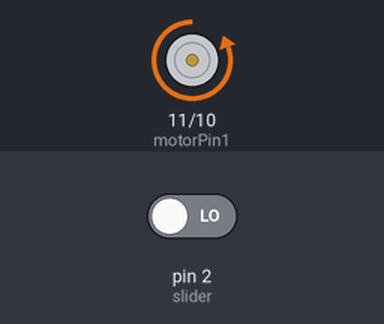
This sketch was run on a simulated Arduino Uno, built with avr-gcc and run on an emulated ATmega328P. On the bench: motor-driver pin pairs drawn as motors (green arrow = first pin HIGH = forward, orange = second pin HIGH = backward, longer = more drive). The inputs (shaded band) are chosen by the test bench; at power-on: pin 2 (slider) LOW.

Above: at 2.8 s.
2.9 s: pin 2 (slider) driven HIGH
At 4.2 s:
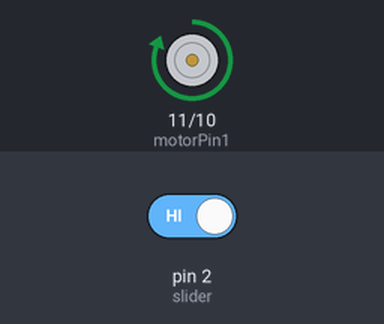
4.5 s: pin 2 (slider) driven LOW
At 5.9 s:
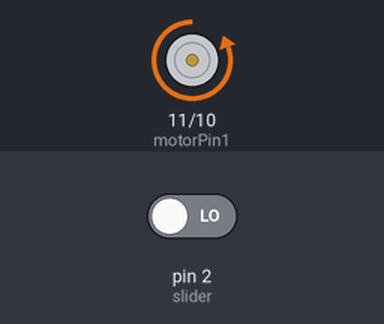
Timing chart, 0 to 7.5 s (numbered marks = the images above; inputs shaded):
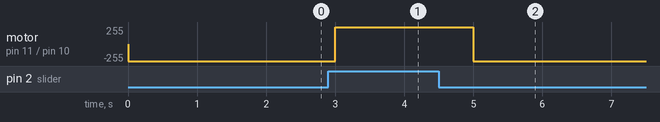

Measured:
- after the input at 2.9 s, motor on pin 11 (motorPin1) / pin 10 (motorPin2): backward 255/255 → forward 255/255 after 0.10 s
- after the input at 4.5 s, motor on pin 11 (motorPin1) / pin 10 (motorPin2): forward 255/255 → backward 255/255 after 0.50 s

The sketch:

Code.ino
```cpp
const int motorPin1 = 11;
const int motorPin2 = 10;
const int slider = 2;

int buttonState;

void setup()
{
  pinMode(motorPin1, OUTPUT);
  pinMode(motorPin2, OUTPUT);
  pinMode(slider, INPUT);
}

void loop()
{
  buttonState = digitalRead(slider);

  if (buttonState == HIGH){
    digitalWrite(motorPin1, HIGH);
    digitalWrite(motorPin2, LOW);
  }
  else{
    digitalWrite(motorPin1, LOW);
    digitalWrite(motorPin2, HIGH);
  }
  delay(1000);
}
```
